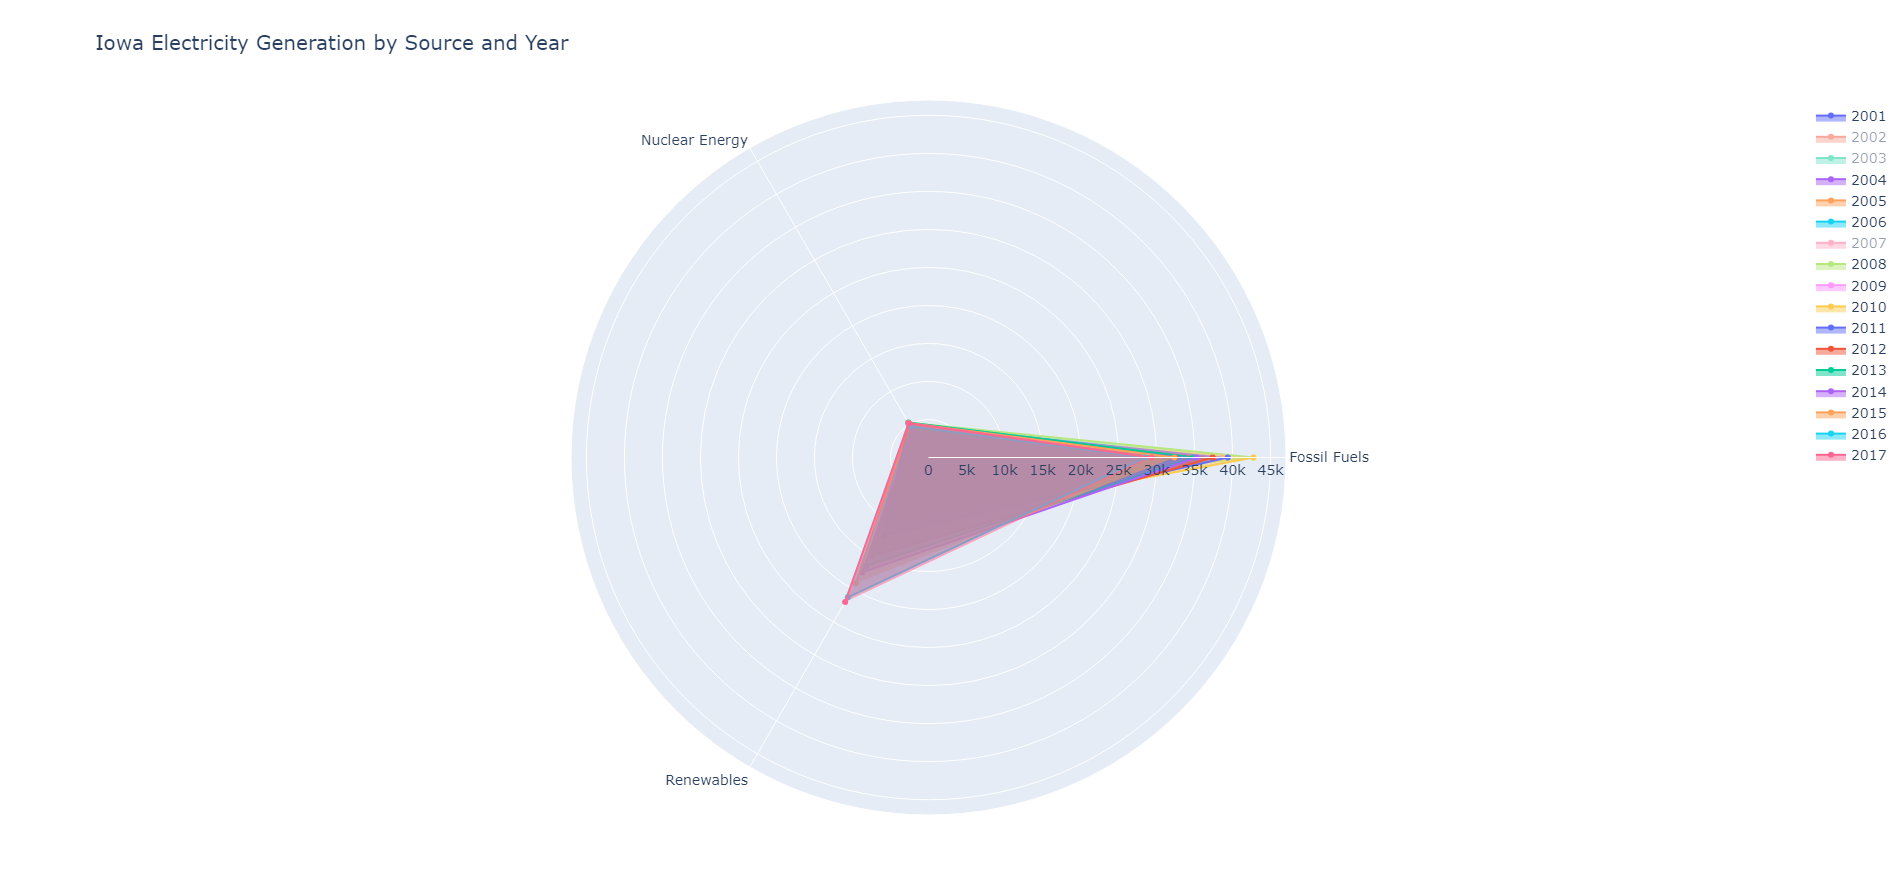

This figure's Python source:
import pandas as pd
import plotly.graph_objects as go

# Read the CSV file
data = pd.read_csv('iowa-electricity.csv')

# Convert the 'year' column to datetime and sort the data by year
data['year'] = pd.to_datetime(data['year'])
data = data.sort_values(by='year')

# Get unique sources and years
sources = data['source'].unique()
years = data['year'].dt.year.unique()

# Create a list to hold the traces
traces = []

for year in years:
    # Filter the data for the current year
    year_data = data[data['year'].dt.year == year]

    # Convert the data to a long format
    long_data = pd.melt(year_data, id_vars=['source'], value_vars='net_generation', var_name='variable', value_name='value')

    # Create a trace for the current year
    trace = go.Scatterpolar(
        r=long_data['value'],
        theta=long_data['source'],
        fill='toself',
        mode='lines+markers',
        name=str(year)
    )
    traces.append(trace)

# Create the layout
layout = go.Layout(
    title='Iowa Electricity Generation by Source and Year',
    font=dict(size=14),
    polar=dict(
        radialaxis=dict(
            visible=True,
            range=[0, data['net_generation'].max() * 1.1]  # Adjust the radial limit to fit the data
        ),
        angularaxis=dict(
            tickvals=[i for i in range(len(sources))],  # Convert to a list
            ticktext=sources
        )
    )
)

# Create the figure and show the chart
fig = go.Figure(data=traces, layout=layout)
fig.show()
